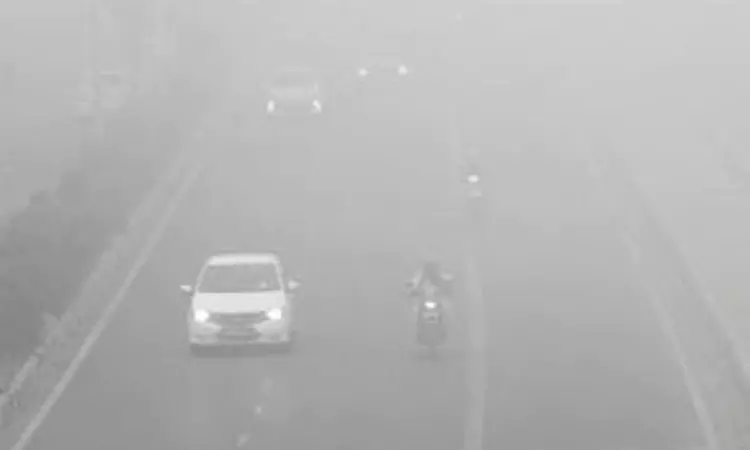
#> input picture Dehazing/traffic_image.webp, 750 x 450 px, found by its file name
$ python app.py   (older library calls are emulated)
#> lines starting #> are read from the running program, lines starting #| are printed output that depends on the picture
import cv2
import numpy as np
import os

# Step 1: Dark Channel Calculation
def dark_channel(image, size=15):
    dark_channel_img = cv2.min(cv2.min(image[:, :, 0], image[:, :, 1]), image[:, :, 2])
    kernel = cv2.getStructuringElement(cv2.MORPH_RECT, (size, size))
    dark_channel_img = cv2.erode(dark_channel_img, kernel)
    return dark_channel_img

# Step 2: Estimate Atmospheric Light
def atmospheric_light(image, dark_channel_img):
    [h, w] = image.shape[:2]
    num_pixels = h * w
    num_brightest = int(max(np.floor(num_pixels / 1000), 1))  # Top 0.1% brightest pixels

    dark_vec = dark_channel_img.ravel()
    image_vec = image.reshape(num_pixels, 3)

    indices = dark_vec.argsort()[::-1][:num_brightest]
    brightest_pixels = image_vec[indices]

    return np.mean(brightest_pixels, axis=0)  # Estimate the atmospheric light

# Step 3: Transmission Map Calculation
def transmission_estimate(image, atmospheric_light, omega=0.95, size=15):
    norm_image = np.empty_like(image, dtype=np.float32)
    for i in range(3):
        norm_image[:, :, i] = image[:, :, i] / atmospheric_light[i]

    transmission = 1 - omega * dark_channel(norm_image, size)
    return transmission

# Guided Filter for Transmission Refinement
def guided_filter(I, p, r, eps):
    mean_I = cv2.boxFilter(I, cv2.CV_64F, (r, r))
    mean_p = cv2.boxFilter(p, cv2.CV_64F, (r, r))
    corr_I = cv2.boxFilter(I * I, cv2.CV_64F, (r, r))
    corr_Ip = cv2.boxFilter(I * p, cv2.CV_64F, (r, r))

    var_I = corr_I - mean_I * mean_I
    cov_Ip = corr_Ip - mean_I * mean_p

    a = cov_Ip / (var_I + eps)
    b = mean_p - a * mean_I

    mean_a = cv2.boxFilter(a, cv2.CV_64F, (r, r))
    mean_b = cv2.boxFilter(b, cv2.CV_64F, (r, r))

    q = mean_a * I + mean_b
    return q

# Step 4: Recovering the Radiance (Dehazed Image)
def recover(image, transmission, atmospheric_light, t0=0.1):
    transmission = np.clip(transmission, t0, 1)  # Avoid division by zero

    radiance = np.empty_like(image, dtype=np.float32)
    for i in range(3):
        radiance[:, :, i] = (image[:, :, i] - atmospheric_light[i]) / transmission + atmospheric_light[i]

    # Scale the radiance back to [0, 255]
    return np.clip(radiance * 255.0, 0, 255).astype(np.uint8)

# Step 5: Dehazing the Image with Contrast Enhancement
def dehaze(image_path):
    if not os.path.exists(image_path):
        print(f"Error: File {image_path} does not exist.")
        return None

    image = cv2.imread(image_path)
#> image is the input picture: shape (450, 750, 3); mean B, G, R 180.5, 180.5, 180.6
    if image is None:
        print(f"Error: Unable to load image {image_path}.")
        return None

    image = image.astype(np.float32) / 255.0  # Normalize the image

    # Perform dehazing
    dark_channel_img = dark_channel(image)
    atmospheric_light_value = atmospheric_light(image, dark_channel_img)
#> in atmospheric_light, `indices = dark_vec.argsort()[::-1][:num_brightest]`: indices = 337 values, max 232701 at index 242, min 224523 at index 277, mean 226701
#> in atmospheric_light, `brightest_pixels = image_vec[indices]`: brightest_pixels = 337 rows, first 8: [0.886, 0.886, 0.886], [0.886, 0.886, 0.886], [0.886, 0.886, 0.886], [0.886, 0.886, 0.886], [0.886, 0.886, 0.886], [0.886, 0.886, 0.886], [0.886, 0.886, 0.886], [0.886, 0.886, 0.886]
#> atmospheric_light_value = [0.888, 0.888, 0.888]
    transmission = transmission_estimate(image, atmospheric_light_value)
#> after the loop in transmission_estimate, `for i in range(3):`:
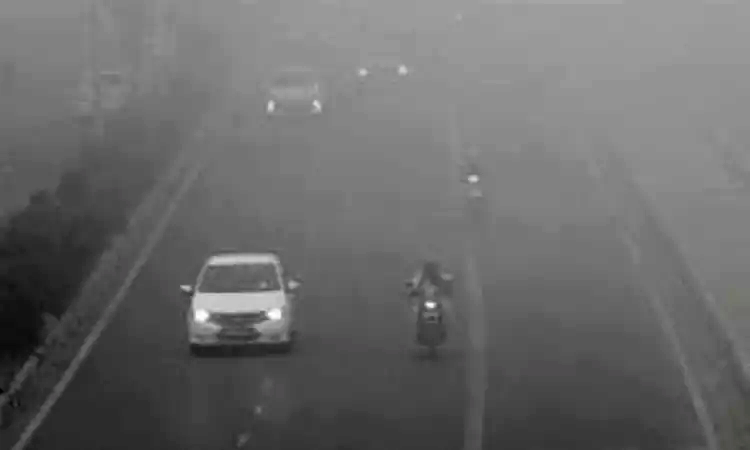
#> norm_image: shape (450, 750, 3) float32; mean B, G, R 0.797, 0.797, 0.797; drawn with min black and max white

    # Refine the transmission map using guided filter
    gray_image = cv2.cvtColor((image * 255).astype(np.uint8), cv2.COLOR_BGR2GRAY).astype(np.float32) / 255
    transmission_refined = guided_filter(gray_image, transmission, r=40, eps=1e-3)
#> in guided_filter, `corr_Ip = cv2.boxFilter(I * p, cv2.CV_64F, (r, r))`:
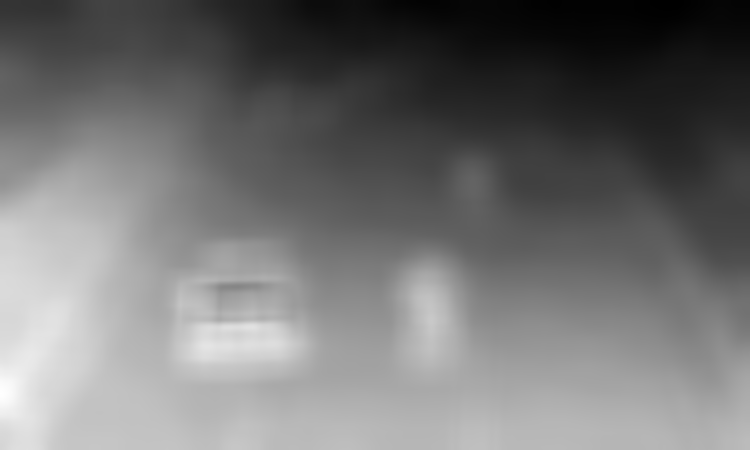
#> corr_Ip: shape (450, 750) float64; min 0.11, max 0.254, mean 0.175; drawn with min black and max white
#> in guided_filter, `var_I = corr_I - mean_I * mean_I`:
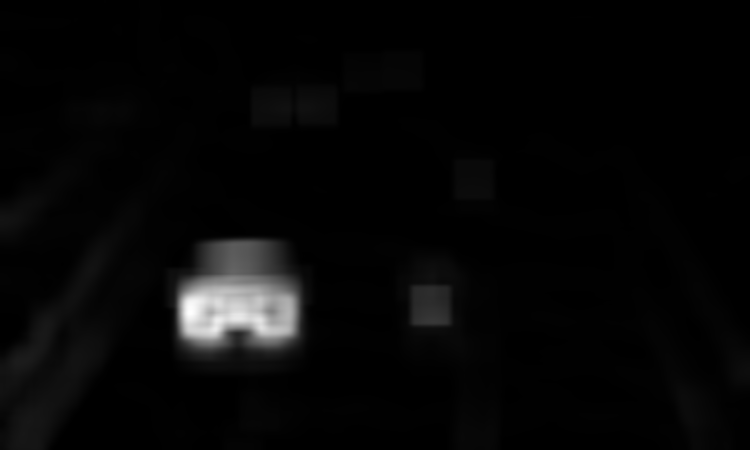
#> var_I: shape (450, 750) float64; min -1.25e-08, max 0.0127, mean 0.000368; drawn with min black and max white
#> in guided_filter, `b = mean_p - a * mean_I`:
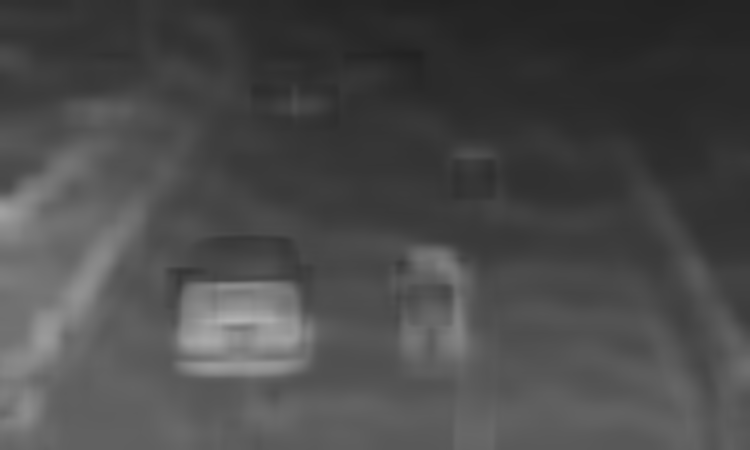
#> b: shape (450, 750) float64; min 0.135, max 0.707, mean 0.293
#> in guided_filter, `mean_a = cv2.boxFilter(a, cv2.CV_64F, (r, r))`:
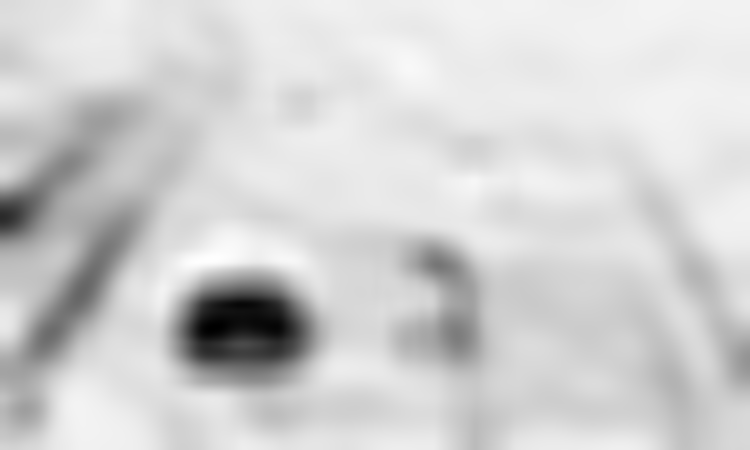
#> mean_a: shape (450, 750) float64; min -0.396, max 0.0166, mean -0.0572; drawn with min black and max white

    dehazed_image = recover(image, transmission_refined, atmospheric_light_value)
#> after the loop in recover, `for i in range(3):`:
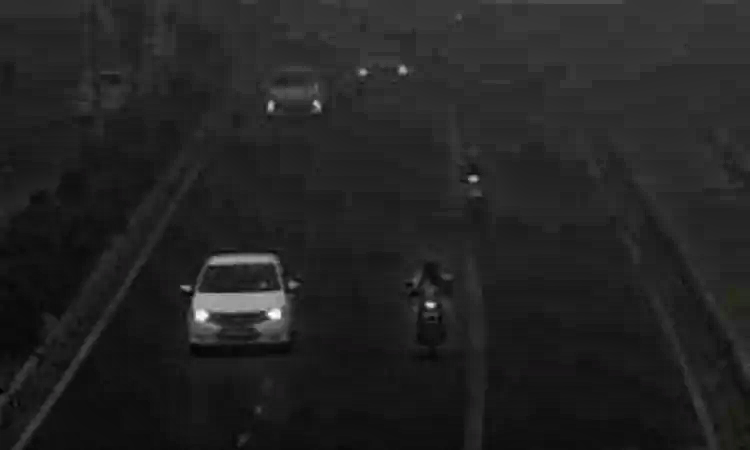
#> radiance: shape (450, 750, 3) float32; mean B, G, R 0.196, 0.196, 0.196; drawn with min black and max white

    # Post-processing: Enhance contrast using CLAHE (optional)
    lab = cv2.cvtColor(dehazed_image, cv2.COLOR_BGR2LAB)
#> lab: shape (450, 750, 3); mean of channels 0, 1, 2 51.5, 128, 128
    l, a, b = cv2.split(lab)
    clahe = cv2.createCLAHE(clipLimit=2.0, tileGridSize=(8, 8))
    cl = clahe.apply(l)
    limg = cv2.merge((cl, a, b))
#> limg: shape (450, 750, 3); mean of channels 0, 1, 2 66.7, 128, 128
    final_image = cv2.cvtColor(limg, cv2.COLOR_LAB2BGR)

    # Sharpen the image to improve clarity
    kernel_sharpening = np.array([[-1, -1, -1],
                                  [-1, 9, -1],
                                  [-1, -1, -1]])
    sharpened = cv2.filter2D(final_image, -1, kernel_sharpening)
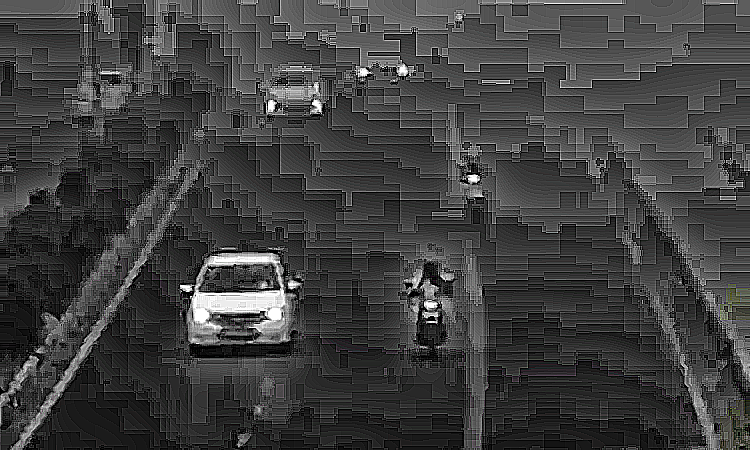
#> sharpened: shape (450, 750, 3); mean B, G, R 63.5, 63.6, 63.6

    # Debug information: Show intermediate steps
    cv2.imshow('Dark Channel', (dark_channel_img * 255).astype(np.uint8))
    cv2.imshow('Transmission Map', (transmission_refined * 255).astype(np.uint8))

    return sharpened

# Step 6: Displaying Results
if __name__ == "__main__":
    image_path = 'E:/technical/Projects/Traffic Management/Dehazing/traffic_image.webp'  # Path to your traffic image
    dehazed_image = dehaze(image_path)

    if dehazed_image is not None:
        original_image = cv2.imread(image_path)
        cv2.imshow('Original Traffic Photo', original_image)
        cv2.imshow('Dehazed Traffic Photo', dehazed_image)
        cv2.waitKey(0)
        cv2.destroyAllWindows()
